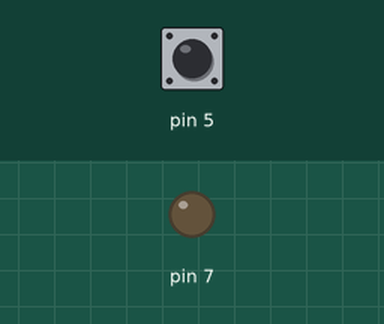
The sketch below on a simulated Arduino Uno, built with avr-gcc and run on an emulated ATmega328P. Parts: output pins drawn as LEDs (lit = HIGH). Dashed ring = blinking. The inputs (shaded band) are chosen by the test bench; at power-on: pin 5 HIGH. What the sketch prints to the serial monitor is not drawn.

Above: at 1.2 s.
1.3 s: pin 5 pulsed LOW 5 times (0.12 s each, 0.3 s apart)
At 1.57 s:
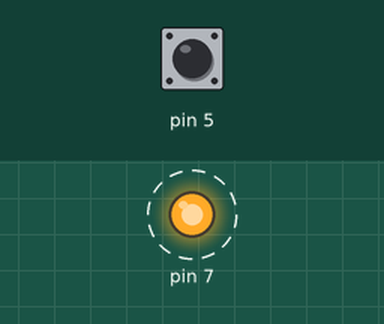
At 3.3 s:
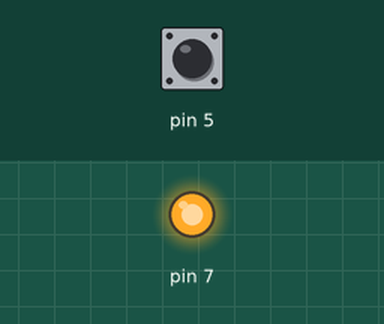
Timing chart, 0 to 4.8 s (numbered marks = the images above; inputs shaded):
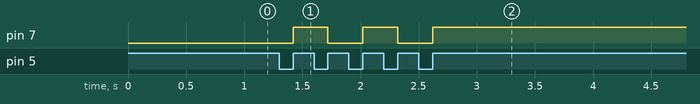

The sketch:

sketch_jun02a.ino
```cpp
int a=0;
void setup() {
  pinMode(5, INPUT);
  pinMode(6, INPUT_PULLUP);
  Serial.begin(9600);
  pinMode(7, OUTPUT);
}

void loop() {
Serial.println(digitalRead(5));
if(digitalRead(5)==0 and a==0){
  while(digitalRead(5)==0);
  digitalWrite(7,1);
  a=1;
}
else if(digitalRead(5)==0 and a==1){
  while(digitalRead(5)==0);
  digitalWrite(7,0);
  a=0;
}
}
```

Measured:
- after the input at 1.3 s, pin 7: alternates HIGH for 0.30 s and LOW for 0.30 s, 5 changes in all, then stays HIGH, starting after 0.12 s
